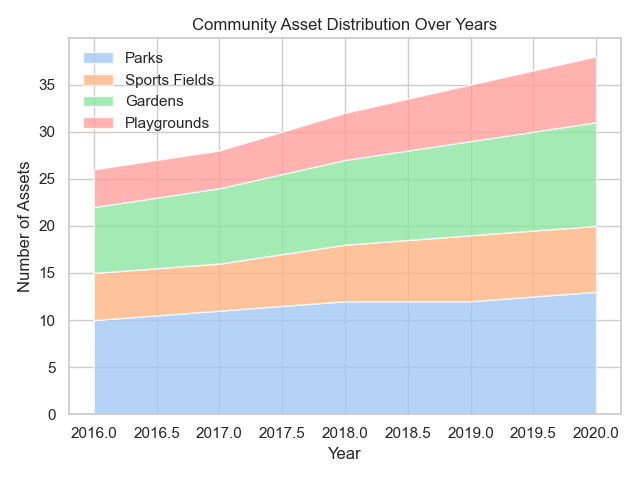

Reproduce this figure in Python.

import matplotlib.pyplot as plt
import pandas as pd
import numpy as np
import seaborn as sns

# Given data
data = [
    {'Year': 2016, 'Parks': 10, 'Sports Fields': 5, 'Gardens': 7, 'Playgrounds': 4},
    {'Year': 2017, 'Parks': 11, 'Sports Fields': 5, 'Gardens': 8, 'Playgrounds': 4},
    {'Year': 2018, 'Parks': 12, 'Sports Fields': 6, 'Gardens': 9, 'Playgrounds': 5},
    {'Year': 2019, 'Parks': 12, 'Sports Fields': 7, 'Gardens': 10, 'Playgrounds': 6},
    {'Year': 2020, 'Parks': 13, 'Sports Fields': 7, 'Gardens': 11, 'Playgrounds': 7}
]

# Convert the data into a Pandas DataFrame
df = pd.DataFrame(data)

# Set the style
sns.set_style('whitegrid')

# Prepare data for the stackplot
x = df['Year'].values
y_arrays = [df['Parks'].values, df['Sports Fields'].values, df['Gardens'].values, df['Playgrounds'].values]
y_cum = np.cumsum(y_arrays, axis=0)

fig, ax = plt.subplots()

# Plot the stackplot
ax.stackplot(x, y_arrays, labels=['Parks', 'Sports Fields', 'Gardens', 'Playgrounds'], 
             colors=sns.color_palette('pastel'), alpha=0.8)

# Adding labels, title, and legend
ax.set_title('Community Asset Distribution Over Years')
ax.set_xlabel('Year')
ax.set_ylabel('Number of Assets')
ax.legend(loc='upper left')

# Show the plot
plt.tight_layout()
plt.show()
